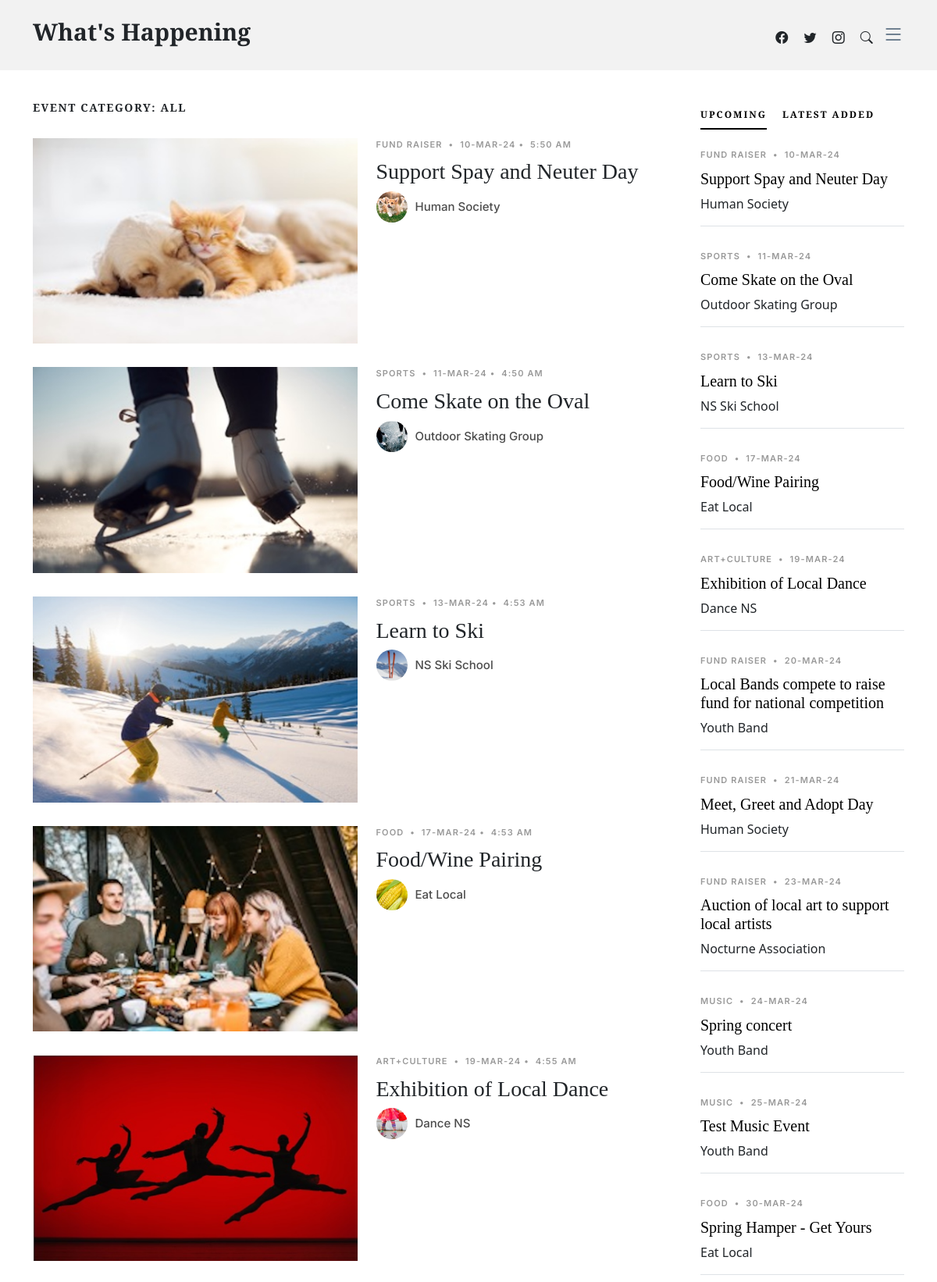
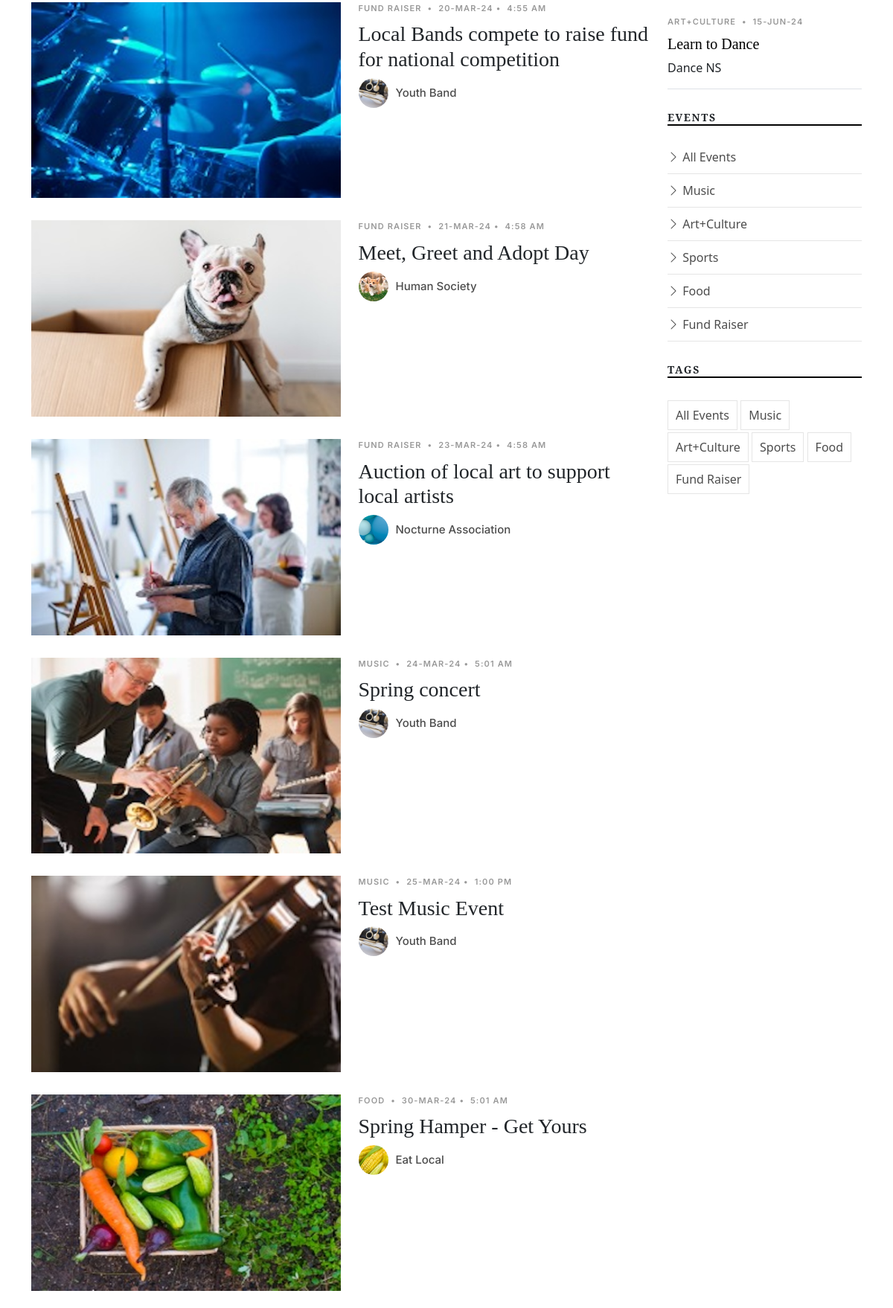
Screenshot of /events.php (upper part) with the database file from the repository (2 pictures, top to bottom).
### tables this page shows
CREATE TABLE `events` (
  `EventID` int(11) NOT NULL,
  `EventTypeID` int(11) NOT NULL,
  `GroupID` int(11) NOT NULL,
  `EventDate` timestamp NOT NULL DEFAULT CURRENT_TIMESTAMP,
  `SubmitDate` timestamp NOT NULL DEFAULT CURRENT_TIMESTAMP,
  `EventTitle` varchar(100) NOT NULL,
  `EventImage` varchar(50) NOT NULL,
  `EventDesc` text NOT NULL
);

CREATE TABLE `eventtypes` (
  `EventTypeID` int(11) NOT NULL,
  `EventType` varchar(100) NOT NULL
);

CREATE TABLE `groups` (
  `GroupID` int(11) NOT NULL,
  `GroupName` varchar(100) NOT NULL,
  `GroupImage` varchar(50) NOT NULL,
  `GroupType` varchar(100) NOT NULL,
  `GroupDesc` text NOT NULL,
  `ContactName` varchar(255) NOT NULL,
  `ContactEmail` varchar(255) NOT NULL
);

### events.php (the view, shortened to what this page needs)
<!DOCTYPE html>
<html lang="en">
<head>
  <link href="assets/vendor/bootstrap/css/bootstrap.min.css" rel="stylesheet">
  <link href="assets/vendor/bootstrap-icons/bootstrap-icons.css" rel="stylesheet">
  <link href="assets/vendor/swiper/swiper-bundle.min.css" rel="stylesheet">
  <link href="assets/vendor/glightbox/css/glightbox.min.css" rel="stylesheet">
  <link href="assets/vendor/aos/aos.css" rel="stylesheet">
  <link href="assets/css/variables.css" rel="stylesheet">
  <link href="assets/css/main.css" rel="stylesheet">
</head>
<body>
  <header id="header" class="header d-flex align-items-center fixed-top">
    <div class="container-fluid container-xl d-flex align-items-center justify-content-between">
      <a href="index.php" class="logo d-flex align-items-center">
        <h1>What's Happening</h1>
      </a>
      <div class="position-relative">
        <a href="#" class="mx-2"><span class="bi-facebook"></span></a>
        <a href="#" class="mx-2"><span class="bi-twitter"></span></a>
        <a href="#" class="mx-2"><span class="bi-instagram"></span></a>
        <a href="#" class="mx-2 js-search-open"><span class="bi-search"></span></a>
        <i class="bi bi-list mobile-nav-toggle"></i>
      </div>
    </div>
  </header>
  <main id="main">
    <section>
      <div class="container">
        <div class="row">
          <div class="col-md-9" data-aos="fade-up">
            <?php
              if (!isset($_GET['category'])) {
                echo "<h3 class=\"category-title\">Event Category: All</h3>";
              }
              require_once 'serverlogin.php';
              $conn = new mysqli($db_hostname, $db_username, $db_password, $db_database);
              mysqli_select_db($conn, $db_database) or die("Cannot select the database".mysqli_connect_error());
              if (isset($category)) {
                $eventQuery = "SELECT EventID, EventTitle, EventImage, EventDate, GroupName, GroupImage, EventType FROM Events, Groups, EventTypes WHERE Events.GroupID = Groups.GroupID AND Events.EventTypeID = EventTypes.EventTypeID AND EventTypes.EventType = '$category' ORDER BY EventDate";
              }
              else {
                $eventQuery = "SELECT EventID, EventTitle, EventImage, EventDate, GroupName, GroupImage, EventType FROM Events, Groups, EventTypes WHERE Events.GroupID = Groups.GroupID AND Events.EventTypeID = EventTypes.EventTypeID ORDER BY EventDate";
              }
              $result = mysqli_query($conn, $eventQuery);
              if ($result->num_rows > 0) {
                while ($row = $result->fetch_assoc()) {
                  $eventID = $row['EventID'];
                  $title = $row['EventTitle'];
                  $eventImg = $row['EventImage'];
                  $group = $row['GroupName'];
                  $groupImg = $row['GroupImage'];
                  $type = $row['EventType'];
                  $eventDate = explode(" ", $row['EventDate']);
                  $date = date_create($eventDate[0]);
                  $time = date_create($eventDate[1]);
                  $formatDate = date_format($date, "d-M-y");
                  $formatTime = date_format($time, "g:i A");
                  $section = <<<HTML
                  <div class="d-md-flex post-entry-2 half">
                    <a href="single-post.php?eventNumber=$eventID" class="me-4 thumbnail">
                      <img src=$eventImg alt="" class="img-fluid">
                    </a>
                    <div>
                      <div class="post-meta"><span class="date">$type</span> <span class="mx-1">&bullet;</span> <span>$formatDate</span><span class="mx-1">&bullet;</span> <span>$formatTime</span></div>
                      <h3><a href="single-post.php?eventNumber=$eventID">$title</a></h3>
                      <div class="d-flex align-items-center author">
                        <div class="photo"><img src=$groupImg alt="" class="img-fluid"></div>
                        <div class="name">
                          <h3 class="m-0 p-0">$group</h3>
                        </div>
                      </div>
                    </div>
                  </div>
                HTML;
                echo $section;
              }
            }
            ?>
          </div>
          <div class="col-md-3">
            <div class="aside-block">
              <ul class="nav nav-pills custom-tab-nav mb-4" id="pills-tab" role="tablist">
                <li class="nav-item" role="presentation">
                  <button class="nav-link active" id="pills-popular-tab" data-bs-toggle="pill" data-bs-target="#pills-popular" type="button" role="tab" aria-controls="pills-popular" aria-selected="true">Upcoming</button>
                </li>
                <li class="nav-item" role="presentation">
                  <button class="nav-link" id="pills-latest-tab" data-bs-toggle="pill" data-bs-target="#pills-latest" type="button" role="tab" aria-controls="pills-latest" aria-selected="false">Latest Added</button>
                </li>
              </ul>
              <div class="tab-content" id="pills-tabContent">
                <div class="tab-pane fade show active" id="pills-popular" role="tabpanel" aria-labelledby="pills-popular-tab">
                  <?php
                    $upcomingQuery = "SELECT EventID, EventTitle, GroupName, EventType, EventDate FROM Events, Groups, EventTypes WHERE Events.GroupID = Groups.GroupID AND Events.EventTypeID = EventTypes.EventTypeID ORDER BY EventDate";
                    $upcomingEvents = mysqli_query($conn, $upcomingQuery);
                    if ($upcomingEvents->num_rows > 0) {
                      while ($row = $upcomingEvents->fetch_assoc()) {
                        $eventID = $row['EventID'];
                        $title = $row['EventTitle'];
                        $group = $row['GroupName'];
                        $type = $row['EventType'];
                        $eventDate = explode(" ", $row['EventDate']);
                        $date = date_create($eventDate[0]);
                        $formatDate = date_format($date, "d-M-y");
                        $section = <<<HTML
                          <div class="post-entry-1 border-bottom">
                            <div class="post-meta"><span class="date">$type</span> <span class="mx-1">&bullet;</span> <span>$formatDate</span></div>
                            <h2 class="mb-2"><a href="single-post.php?eventNumber=$eventID">$title</a></h2>
                            <span class="author mb-3 d-block">$group</span>
                          </div>
                        HTML;
                        echo $section;
                      }
                    }
                  ?>
                </div>
              </div>
            </div>
            <div class="aside-block">
              <h3 class="aside-title">Events</h3>
              <ul class="aside-links list-unstyled">
                <li><a href="events.php"><i class="bi bi-chevron-right"></i> All Events</a></li>
                <li><a href="events.php?category=Music"><i class="bi bi-chevron-right"></i> Music</a></li>
                <li><a href="events.php?category=Art+Culture"><i class="bi bi-chevron-right"></i> Art+Culture</a></li>
                <li><a href="events.php?category=Sports"><i class="bi bi-chevron-right"></i> Sports</a></li>
                <li><a href="events.php?category=Food"><i class="bi bi-chevron-right"></i> Food</a></li>
                <li><a href="events.php?category=Fund Raiser"><i class="bi bi-chevron-right"></i> Fund Raiser</a></li>
              </ul>
            </div>
            <div class="aside-block">
              <h3 class="aside-title">Tags</h3>
              <ul class="aside-tags list-unstyled">
                <li><a href="events.php">All Events</a></li>
                <li><a href="events.php?category=Music">Music</a></li>
                <li><a href="events.php?category=Art+Culture">Art+Culture</a></li>
                <li><a href="events.php?category=Sports">Sports</a></li>
                <li><a href="events.php?category=Food">Food</a></li>
                <li><a href="events.php?category=Fund Raiser">Fund Raiser</a></li>
              </ul>
            </div>
          </div>
        </div>
      </div>
    </section>
  </main>
</body>
</html>

### assets/css/variables.css (style rules this page uses)
:root { --font-default: 'EB Garamond', system-ui, -apple-system, "Segoe UI", Roboto, "Helvetica Neue", Arial, "Noto Sans", "Liberation Sans", sans-serif, "Apple Color Emoji", "Segoe UI Emoji", "Segoe UI Symbol", "Noto Color Emoji"; --font-primary: 'EB Garamond', serif; --font-secondary: 'Inter', sans-serif; --color-default: #212529; --color-default-rgb: 33, 37, 41; --color-links: #212529; --color-links-hover: #15171a; --color-primary: #212529; --color-primary-light: #26282c; --color-primary-dark: #0b0c0e; --color-primary-rgb: 33, 37, 41; --color-primary-light-rgb: 38, 40, 44; --color-primary-dark-rgb: 11, 12, 14; --color-secondary: #596d80; --color-secondary-light: #8498aa; --color-secondary-dark: #404f5c; --color-secondary-rgb: 89, 109, 128; --color-secondary-light-rgb: 132, 152, 170; --color-secondary-dark-rgb: 64, 79, 92; --color-blue: #0d6efd; --color-blue-rgb: 13, 110, 253; --color-indigo: #6610f2; --color-indigo-rgb: 102, 16, 242; --color-purple: #6f42c1; --color-purple-rgb: 111, 66, 193; --color-pink: #f3268c; --color-pink-rgb: 243, 38, 140; --color-red: #df1529; --color-red-rgb: 223, 21, 4; --color-orange: #fd7e14; --color-orange-rgb: 253, 126, 20; --color-yellow: #ffc107; --color-yellow-rgb: 255, 193, 7; --color-green: #059652; --color-green-rgb: 5, 150, 82; --color-teal: #20c997; --color-teal-rgb: 32, 201, 151; --color-cyan: #0dcaf0; --color-cyan-rgb: 13, 202, 240; --color-white: #ffffff; --color-white-rgb: 255, 255, 255; --color-gray: #6c757d; --color-gray-rgb: 108, 117, 125; --color-black: #000000; --color-black-rgb: 0, 0, 0; }
:root { --bs-blue: var(--color-blue); --bs-indigo: var(--color-indigo); --bs-purple: var(--color-purple); --bs-pink: var(--color-pink); --bs-red: var(--color-red); --bs-orange: var(--color-orange); --bs-yellow: var(--color-yellow); --bs-green: var(--color-green); --bs-teal: var(--color-teal); --bs-cyan: var(--color-cyan); --bs-white: var(--color-white); --bs-gray: var(--color-gray); --bs-gray-dark: #343a40; --bs-gray-100: #f8f9fa; --bs-gray-200: #e9ecef; --bs-gray-300: #dee2e6; --bs-gray-400: #ced4da; --bs-gray-500: #adb5bd; --bs-gray-600: #6c757d; --bs-gray-700: #495057; --bs-gray-800: #343a40; --bs-gray-900: #212529; --bs-primary: var(--color-blue); --bs-secondary: var(--color-blue); --bs-success: #198754; --bs-info: #0dcaf0; --bs-warning: #ffc107; --bs-danger: #dc3545; --bs-light: #f8f9fa; --bs-dark: #212529; --bs-primary-rgb: var(--color-primary-rgb); --bs-secondary-rgb: var(--color-secondary-rgb); --bs-success-rgb: 25, 135, 84; --bs-info-rgb: 13, 202, 240; --bs-warning-rgb: 255, 193, 7; --bs-danger-rgb: 220, 53, 69; --bs-light-rgb: 248, 249, 250; --bs-dark-rgb: 33, 37, 41; --bs-white-rgb: var(--color-white-rgb); --bs-black-rgb: var(--color-black-rgb); --bs-body-color-rgb: var(--color-default-rgb); --bs-body-bg-rgb: 255, 255, 255; --bs-font-sans-serif: var(--font-default); --bs-font-monospace: SFMono-Regular, Menlo, Monaco, Consolas, "Liberation Mono", "Courier New", monospace; --bs-gradient: linear-gradient(180deg, rgba(255, 255, 255, 0.15), rgba(255, 255, 255, 0)); --bs-body-font-family: var(--font-default); --bs-body-font-size: 1rem; --bs-body-font-weight: 400; --bs-body-line-height: 1.5; --bs-body-color: var(--color-default); --bs-body-bg: #fff; }

### rows the page displays
events: EventImage (picture), EventTypeID.EventType "FUND RAISER", EventDate "10-MAR-24", EventDate "5:50 AM", EventTitle "Support Spay and Neuter Day", GroupID.GroupImage (picture), GroupID.GroupName "Human Society"
events: EventImage (picture), EventTypeID.EventType "SPORTS", EventDate "11-MAR-24", EventDate "4:50 AM", EventTitle "Come Skate on the Oval", GroupID.GroupImage (picture), GroupID.GroupName "Outdoor Skating Group"
events: EventImage (picture), EventTypeID.EventType "SPORTS", EventDate "13-MAR-24", EventDate "4:53 AM", EventTitle "Learn to Ski", GroupID.GroupImage (picture), GroupID.GroupName "NS Ski School"
events: EventImage (picture), EventTypeID.EventType "FOOD", EventDate "17-MAR-24", EventDate "4:53 AM", EventTitle "Food/Wine Pairing", GroupID.GroupImage (picture), GroupID.GroupName "Eat Local"
events: EventImage (picture), EventTypeID.EventType "ART+CULTURE", EventDate "19-MAR-24", EventDate "4:55 AM", EventTitle "Exhibition of Local Dance", GroupID.GroupImage (picture), GroupID.GroupName "Dance NS"
events: EventImage (picture), EventTypeID.EventType "FUND RAISER", EventDate "20-MAR-24", EventDate "4:55 AM", EventTitle "Local Bands compete to raise fund for national competition", GroupID.GroupImage (picture), GroupID.GroupName "Youth Band"
events: EventImage (picture), EventTypeID.EventType "FUND RAISER", EventDate "21-MAR-24", EventDate "4:58 AM", EventTitle "Meet, Greet and Adopt Day", GroupID.GroupImage (picture), GroupID.GroupName "Human Society"
events: EventImage (picture), EventTypeID.EventType "FUND RAISER", EventDate "23-MAR-24", EventDate "4:58 AM", EventTitle "Auction of local art to support local artists", GroupID.GroupImage (picture), GroupID.GroupName "Nocturne Association"
events: EventImage (picture), EventTypeID.EventType "MUSIC", EventDate "24-MAR-24", EventDate "5:01 AM", EventTitle "Spring concert", GroupID.GroupImage (picture), GroupID.GroupName "Youth Band"
events: EventImage (picture), EventTypeID.EventType "MUSIC", EventDate "25-MAR-24", EventDate "1:00 PM", EventTitle "Test Music Event", GroupID.GroupImage (picture), GroupID.GroupName "Youth Band"
events: EventImage (picture), EventTypeID.EventType "FOOD", EventDate "30-MAR-24", EventDate "5:01 AM", EventTitle "Spring Hamper - Get Yours", GroupID.GroupImage (picture), GroupID.GroupName "Eat Local"
events: EventTypeID.EventType "ART+CULTURE", EventDate "15-JUN-24", EventTitle "Learn to Dance", GroupID.GroupName "Dance NS"
